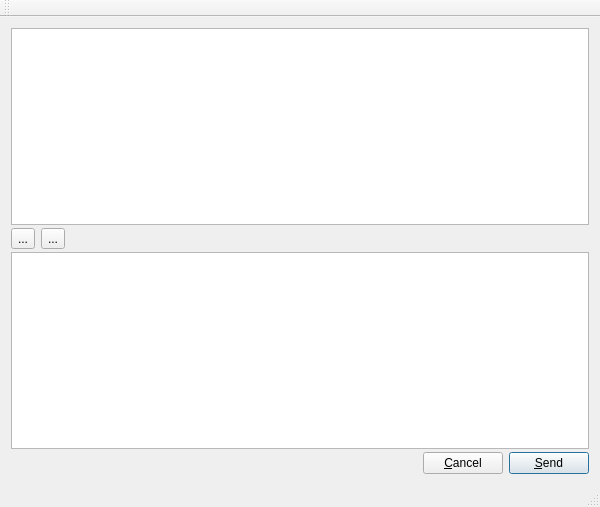
<?xml version="1.0" encoding="UTF-8"?>
<ui version="4.0">
 <class>QQwindowClass</class>
 <widget class="QMainWindow" name="QQwindowClass">
  <property name="geometry">
   <rect>
    <x>0</x>
    <y>0</y>
    <width>600</width>
    <height>507</height>
   </rect>
  </property>
  <property name="windowTitle">
   <string>QQwindow</string>
  </property>
  <widget class="QWidget" name="centralWidget">
   <property name="minimumSize">
    <size>
     <width>600</width>
     <height>450</height>
    </size>
   </property>
   <layout class="QGridLayout" name="gridLayout_2">
    <item row="0" column="0">
     <layout class="QVBoxLayout" name="verticalLayout_2">
      <property name="spacing">
       <number>3</number>
      </property>
      <property name="sizeConstraint">
       <enum>QLayout::SetNoConstraint</enum>
      </property>
      <item>
       <widget class="QListWidget" name="listWidget"/>
      </item>
      <item>
       <layout class="QHBoxLayout" name="toolBox">
        <item>
         <widget class="QToolButton" name="fileButton">
          <property name="text">
           <string>...</string>
          </property>
         </widget>
        </item>
        <item>
         <widget class="QToolButton" name="imageButton">
          <property name="text">
           <string>...</string>
          </property>
         </widget>
        </item>
        <item>
         <spacer name="horizontalSpacer_2">
          <property name="orientation">
           <enum>Qt::Horizontal</enum>
          </property>
          <property name="sizeHint" stdset="0">
           <size>
            <width>40</width>
            <height>20</height>
           </size>
          </property>
         </spacer>
        </item>
       </layout>
      </item>
      <item>
       <widget class="QPlainTextEdit" name="senderBox">
        <property name="readOnly">
         <bool>false</bool>
        </property>
       </widget>
      </item>
      <item>
       <layout class="QHBoxLayout" name="horizontalLayout">
        <item>
         <spacer name="horizontalSpacer">
          <property name="orientation">
           <enum>Qt::Horizontal</enum>
          </property>
          <property name="sizeHint" stdset="0">
           <size>
            <width>40</width>
            <height>20</height>
           </size>
          </property>
         </spacer>
        </item>
        <item>
         <widget class="QPushButton" name="cancelButton">
          <property name="text">
           <string>&amp;Cancel</string>
          </property>
         </widget>
        </item>
        <item>
         <widget class="QPushButton" name="sendButton">
          <property name="enabled">
           <bool>true</bool>
          </property>
          <property name="text">
           <string>&amp;Send</string>
          </property>
          <property name="shortcut">
           <string>Return</string>
          </property>
          <property name="checkable">
           <bool>false</bool>
          </property>
          <property name="default">
           <bool>true</bool>
          </property>
         </widget>
        </item>
       </layout>
      </item>
     </layout>
    </item>
   </layout>
  </widget>
  <widget class="QMenuBar" name="menuBar">
   <property name="enabled">
    <bool>true</bool>
   </property>
   <property name="geometry">
    <rect>
     <x>0</x>
     <y>0</y>
     <width>600</width>
     <height>23</height>
    </rect>
   </property>
  </widget>
  <widget class="QToolBar" name="mainToolBar">
   <attribute name="toolBarArea">
    <enum>TopToolBarArea</enum>
   </attribute>
   <attribute name="toolBarBreak">
    <bool>false</bool>
   </attribute>
  </widget>
  <widget class="QStatusBar" name="statusBar"/>
 </widget>
 <layoutdefault spacing="6" margin="11"/>
 <resources>
  <include location="qqwindow.qrc"/>
 </resources>
 <connections/>
</ui>
